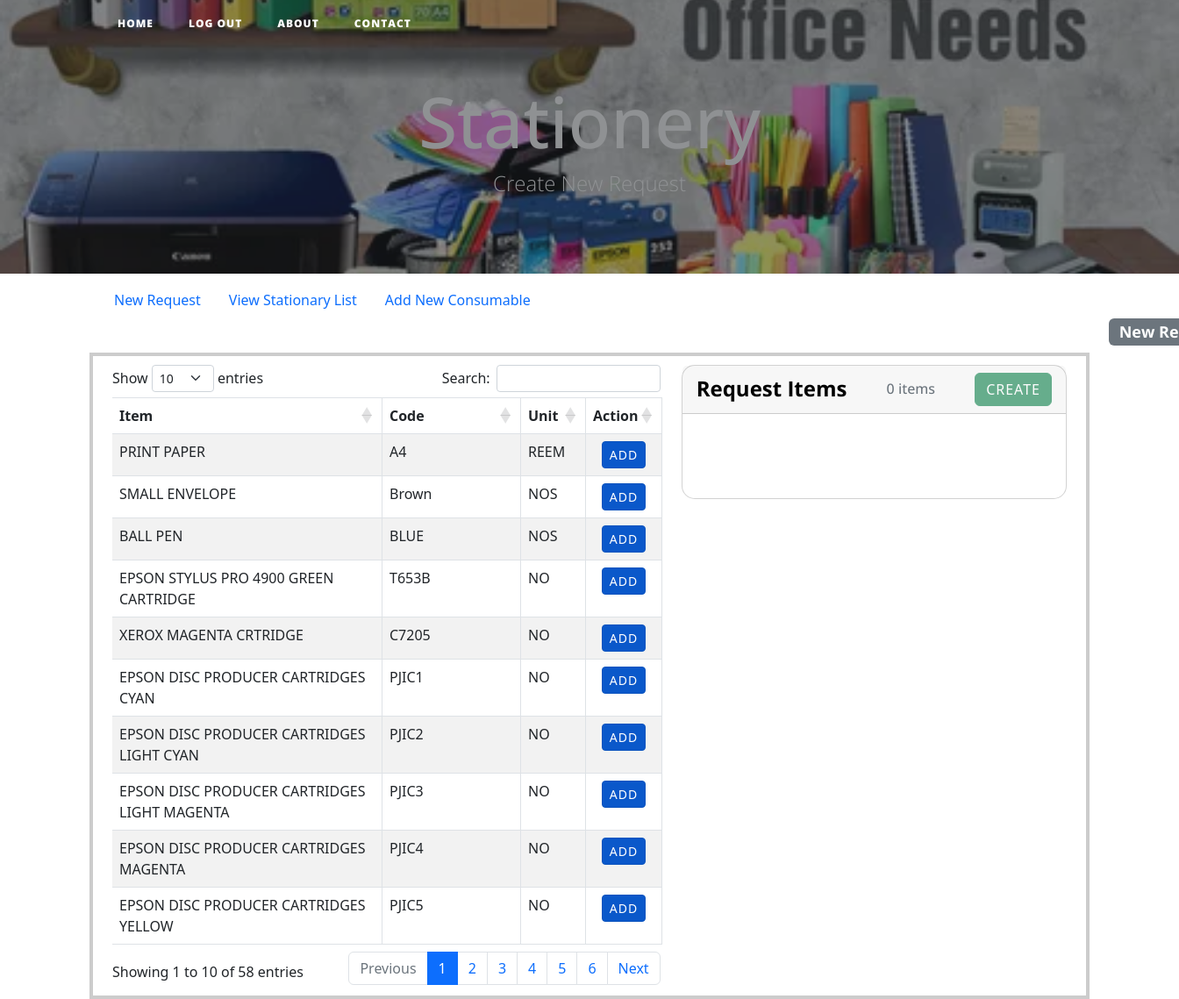
The app's page /new_request (signed in) with its own data.
### main.py (models this page shows)
class Item(db.Model):
    __tablename__ = "items"
    id = db.Column(db.Integer, primary_key=True)
    item_name = db.Column(db.String(250), unique=True, nullable=False)
    item_code = db.Column(db.String(250), nullable=False)
    item_unit = db.Column(db.String(250), nullable=False)

### main.py (the view)
@app.route('/new_request')
@login_required
def get_all_items():
    all_items = Item.query.all()
    return render_template("new_request.html", form=all_items, current_user=current_user)

### main.py (called while the page is built)
@login_manager.user_loader
def load_user(user_id):
    return User.query.get(int(user_id))

### templates/new_request.html (shortened to what this page needs)
{% include "header.html" %}
<header class="masthead" style="background-image: url('static/img/office-bkg.jpg');margin-bottom: 10px;">
    <div class="overlay"></div>
    <div class="container">
        <div class="row">
            <div class="col-lg-8 col-md-10 mx-auto">
                <div class="site-heading">
                    <h1>Stationery</h1>
                    <span class="subheading">Create New Request</span>
                </div>
            </div>
        </div>
    </div>
</header>
<section>
    <div class="container">
         <ul class="nav">
          <li class="nav-item">
            <a class="nav-link active" aria-current="page" href="{{ url_for('get_all_items') }}">New Request</a>
          </li>
          <li class="nav-item">
            <a class="nav-link" href="{{ url_for('view_items') }}">View Stationary List</a>
          </li>
          <li class="nav-item">
            <a class="nav-link" href="{{ url_for('add') }}">Add New Consumable</a>
          </li>
        </ul>
        <h4 style="padding-left: 1150px;"><span class="badge bg-secondary">New Request</span></h4>
        <div class="row custom-row">
            <div class="col-lg-7">
                <table class="table table-striped table-bordered" id="sortTable">
                    <thead>
                    <tr>
                        <th>Item</th>
                        <th>Code</th>
                        <th>Unit</th>
                        <th>Action</th>
                    </tr>
                    </thead>
                    <tbody>
                    {% for item in form %}
                    <tr>
                        <td class="col-name">{{ item.item_name }}</td>
                        <td>{{ item.item_code }}</td>
                        <td>{{ item.item_unit }}</td>
                        <td class="text-center"><button class="btn btn-sm btn-primary active" type="submit" aria-pressed="true"
                                    onclick="fetchRow(this)">Add
                            </button></td>
                    </tr>
                    {% endfor %}
                    </tbody>
                </table>
            </div>
            <div class="col-lg-5">
                <div class="card" style="border-radius: 15px;">
                    <div class="card-header">
                        <div class="d-flex justify-content-between align-items-center">
                                            <h4 class="fw-bold mb-0 text-black">Request Items</h4>
                                            <h6 class="mb-0 text-muted" id="itemCount">0 items</h6>
                                            <button class="btn btn-success" id="create_button" onclick="createRequest()" disabled>Create</button>
                                        </div>
                   </div>
                    <div class="card-body p-0">
                        <div class="row g-0">
                            <div class="col-lg-12" id="mmm">
                                <div class="p-5" id="add_row">
                                </div>
                            </div>
                        </div>
                        </div>
                    </div>
                </div>
            </div>
        </div>
</section>

### static/css/styles.css (style rules this page uses)
.nav-link { color: white; }
.custom-row { border: 4px solid #ccc; padding: 10px; }

### records on screen
Item: item_name "PRINT PAPER", item_code "A4", item_unit "REEM"
Item: item_name "SMALL ENVELOPE", item_code "Brown", item_unit "NOS"
Item: item_name "BALL PEN", item_code "BLUE", item_unit "NOS"
Item: item_name "EPSON STYLUS PRO 4900 GREEN CARTRIDGE", item_code "T653B", item_unit "NO"
Item: item_name "XEROX MAGENTA CRTRIDGE", item_code "C7205", item_unit "NO"
Item: item_name "EPSON DISC PRODUCER CARTRIDGES CYAN", item_code "PJIC1", item_unit "NO"
Item: item_name "EPSON DISC PRODUCER CARTRIDGES LIGHT CYAN", item_code "PJIC2", item_unit "NO"
Item: item_name "EPSON DISC PRODUCER CARTRIDGES LIGHT MAGENTA", item_code "PJIC3", item_unit "NO"
Item: item_name "EPSON DISC PRODUCER CARTRIDGES MAGENTA", item_code "PJIC4", item_unit "NO"
Item: item_name "EPSON DISC PRODUCER CARTRIDGES YELLOW", item_code "PJIC5", item_unit "NO"
